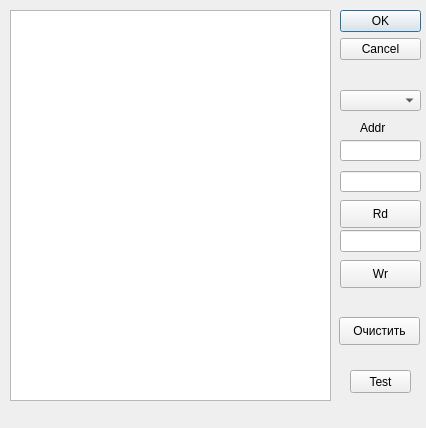
<?xml version="1.0" encoding="UTF-8"?>
<ui version="4.0">
 <class>Dial_debug</class>
 <widget class="QDialog" name="Dial_debug">
  <property name="geometry">
   <rect>
    <x>0</x>
    <y>0</y>
    <width>426</width>
    <height>428</height>
   </rect>
  </property>
  <property name="font">
   <font>
    <pointsize>9</pointsize>
   </font>
  </property>
  <property name="windowTitle">
   <string>Dial_debug</string>
  </property>
  <widget class="QDialogButtonBox" name="buttonBox">
   <property name="geometry">
    <rect>
     <x>340</x>
     <y>10</y>
     <width>81</width>
     <height>61</height>
    </rect>
   </property>
   <property name="orientation">
    <enum>Qt::Vertical</enum>
   </property>
   <property name="standardButtons">
    <set>QDialogButtonBox::Cancel|QDialogButtonBox::Ok</set>
   </property>
  </widget>
  <widget class="QLineEdit" name="lineEdit_addr">
   <property name="geometry">
    <rect>
     <x>340</x>
     <y>140</y>
     <width>81</width>
     <height>21</height>
    </rect>
   </property>
   <property name="font">
    <font>
     <pointsize>10</pointsize>
    </font>
   </property>
  </widget>
  <widget class="QLabel" name="label">
   <property name="geometry">
    <rect>
     <x>360</x>
     <y>120</y>
     <width>41</width>
     <height>16</height>
    </rect>
   </property>
   <property name="text">
    <string>Addr</string>
   </property>
  </widget>
  <widget class="QLineEdit" name="lineEdit_wr_dat">
   <property name="geometry">
    <rect>
     <x>340</x>
     <y>230</y>
     <width>81</width>
     <height>22</height>
    </rect>
   </property>
  </widget>
  <widget class="QPushButton" name="pushButt_wr">
   <property name="geometry">
    <rect>
     <x>340</x>
     <y>260</y>
     <width>81</width>
     <height>28</height>
    </rect>
   </property>
   <property name="text">
    <string>Wr</string>
   </property>
  </widget>
  <widget class="QPushButton" name="pushButton">
   <property name="geometry">
    <rect>
     <x>340</x>
     <y>200</y>
     <width>81</width>
     <height>28</height>
    </rect>
   </property>
   <property name="text">
    <string>Rd</string>
   </property>
  </widget>
  <widget class="QLineEdit" name="lineEdit_count">
   <property name="geometry">
    <rect>
     <x>340</x>
     <y>171</y>
     <width>81</width>
     <height>21</height>
    </rect>
   </property>
  </widget>
  <widget class="QTextEdit" name="textEdit_rd_dat">
   <property name="geometry">
    <rect>
     <x>10</x>
     <y>10</y>
     <width>321</width>
     <height>391</height>
    </rect>
   </property>
   <property name="font">
    <font>
     <pointsize>10</pointsize>
    </font>
   </property>
  </widget>
  <widget class="QComboBox" name="comboBox_rej">
   <property name="geometry">
    <rect>
     <x>340</x>
     <y>90</y>
     <width>81</width>
     <height>21</height>
    </rect>
   </property>
   <property name="font">
    <font>
     <pointsize>10</pointsize>
    </font>
   </property>
  </widget>
  <widget class="QPushButton" name="pushButton_clear">
   <property name="geometry">
    <rect>
     <x>339</x>
     <y>317</y>
     <width>81</width>
     <height>28</height>
    </rect>
   </property>
   <property name="text">
    <string>Очистить</string>
   </property>
  </widget>
  <widget class="QPushButton" name="pushButton_test">
   <property name="geometry">
    <rect>
     <x>350</x>
     <y>370</y>
     <width>61</width>
     <height>23</height>
    </rect>
   </property>
   <property name="text">
    <string>Test</string>
   </property>
  </widget>
 </widget>
 <resources/>
 <connections>
  <connection>
   <sender>buttonBox</sender>
   <signal>accepted()</signal>
   <receiver>Dial_debug</receiver>
   <slot>accept()</slot>
   <hints>
    <hint type="sourcelabel">
     <x>340</x>
     <y>70</y>
    </hint>
    <hint type="destinationlabel">
     <x>157</x>
     <y>274</y>
    </hint>
   </hints>
  </connection>
  <connection>
   <sender>buttonBox</sender>
   <signal>rejected()</signal>
   <receiver>Dial_debug</receiver>
   <slot>reject()</slot>
   <hints>
    <hint type="sourcelabel">
     <x>366</x>
     <y>70</y>
    </hint>
    <hint type="destinationlabel">
     <x>286</x>
     <y>274</y>
    </hint>
   </hints>
  </connection>
  <connection>
   <sender>pushButton</sender>
   <signal>clicked()</signal>
   <receiver>Dial_debug</receiver>
   <slot>slot_butt_rd()</slot>
   <hints>
    <hint type="sourcelabel">
     <x>410</x>
     <y>175</y>
    </hint>
    <hint type="destinationlabel">
     <x>421</x>
     <y>191</y>
    </hint>
   </hints>
  </connection>
  <connection>
   <sender>pushButt_wr</sender>
   <signal>clicked()</signal>
   <receiver>Dial_debug</receiver>
   <slot>slot_butt_wr()</slot>
   <hints>
    <hint type="sourcelabel">
     <x>402</x>
     <y>233</y>
    </hint>
    <hint type="destinationlabel">
     <x>420</x>
     <y>258</y>
    </hint>
   </hints>
  </connection>
  <connection>
   <sender>pushButton_clear</sender>
   <signal>clicked()</signal>
   <receiver>Dial_debug</receiver>
   <slot>clear_textEdit()</slot>
   <hints>
    <hint type="sourcelabel">
     <x>384</x>
     <y>330</y>
    </hint>
    <hint type="destinationlabel">
     <x>426</x>
     <y>367</y>
    </hint>
   </hints>
  </connection>
 </connections>
 <slots>
  <slot>slot_butt_rd()</slot>
  <slot>slot_butt_wr()</slot>
  <slot>clear_textEdit()</slot>
 </slots>
</ui>
